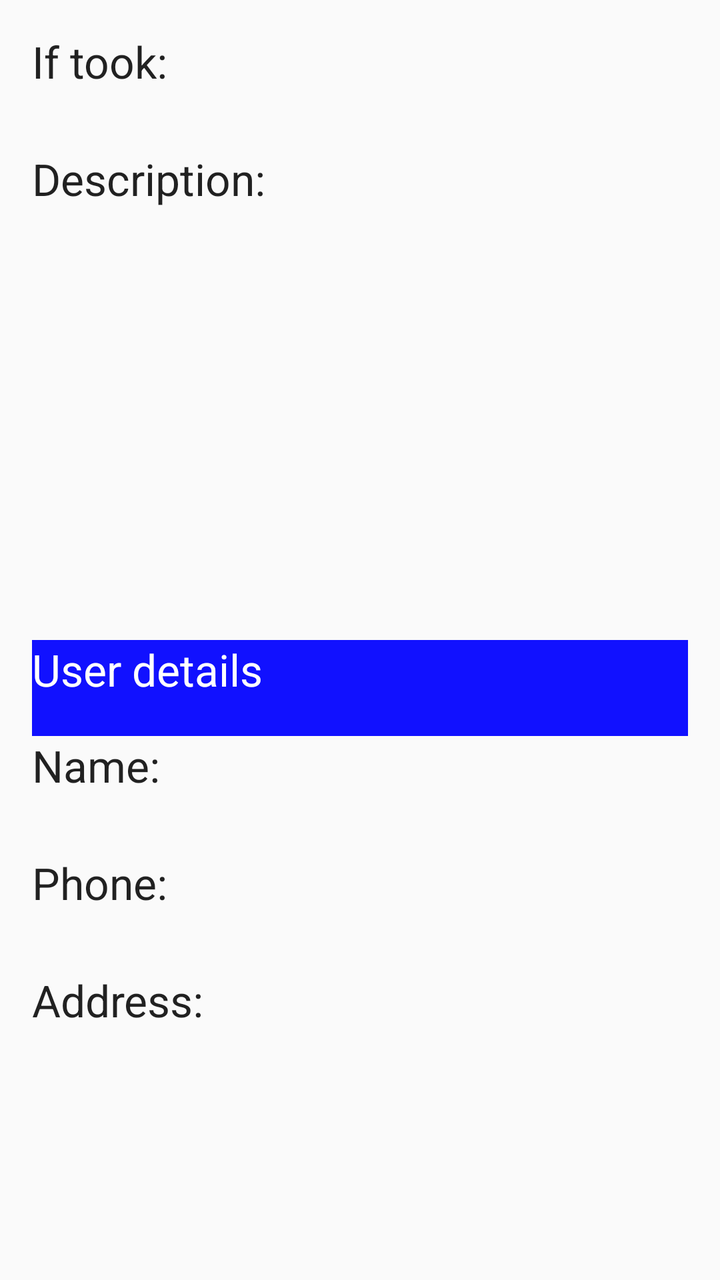
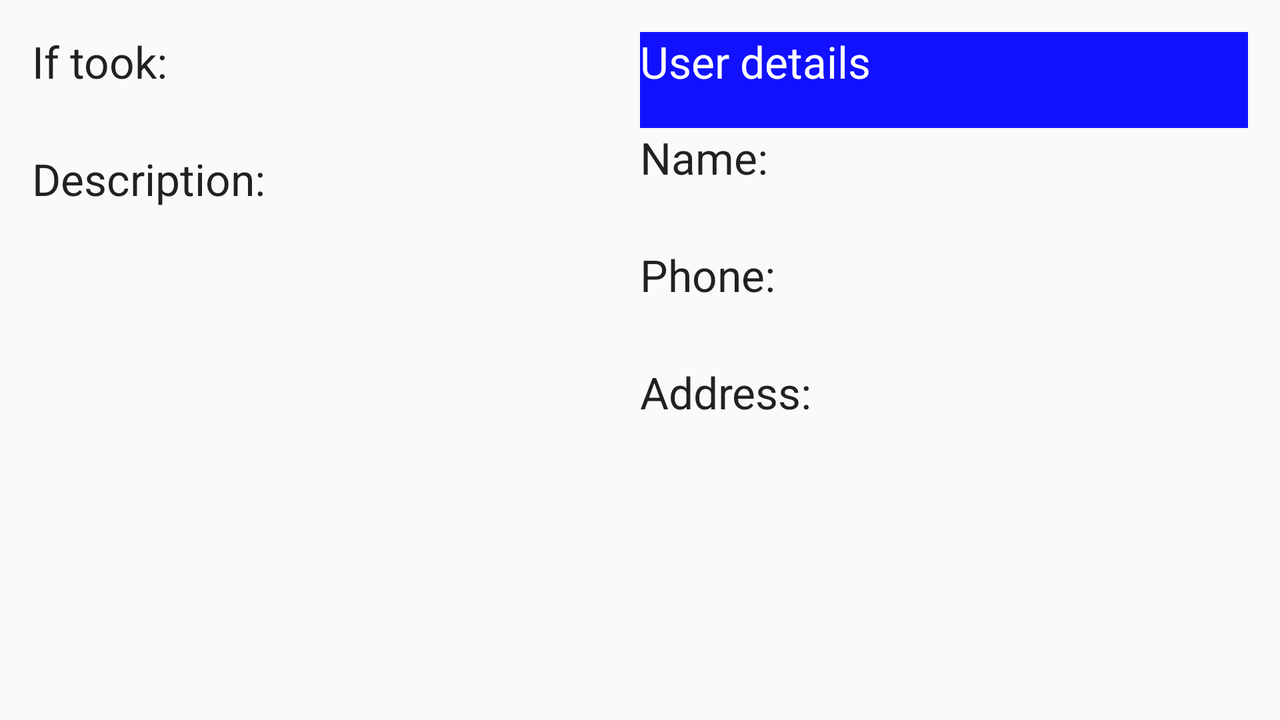

An Android layout and its configuration variant, each rendered on a device that would load it. The default file and the variant file are quoted in full after the pictures.
<!-- AndroidManifest.xml: application theme AppTheme -->
<!-- res/layout/activity_lost_property.xml -->
<?xml version="1.0" encoding="utf-8"?>

<LinearLayout
    xmlns:android="http://schemas.android.com/apk/res/android"
    xmlns:tools="http://schemas.android.com/tools"
    android:layout_width="match_parent"
    android:layout_height="match_parent"
    android:paddingBottom="@dimen/activity_vertical_margin"
    android:paddingLeft="@dimen/activity_horizontal_margin"
    android:paddingRight="@dimen/activity_horizontal_margin"
    android:paddingTop="@dimen/activity_vertical_margin"
    android:orientation="vertical"
    tools:context="com.olgav.android.findyourpet.LostAdPropertyActivity">

    <LinearLayout
        android:orientation="vertical"
        android:layout_width="match_parent"
        android:layout_height="0dp"
        android:layout_weight="5">

        <TextView
            android:layout_width="wrap_content"
            android:layout_height="wrap_content"
            android:textAppearance="?android:attr/textAppearanceLarge"
            android:text="If took:"
            android:id="@+id/propertyIfTookTextView"
            android:layout_below="@+id/propertyDataDescTextView"
            android:layout_alignParentLeft="true"
            android:layout_alignParentStart="true"/>

        <TextView
            android:layout_width="wrap_content"
            android:layout_height="wrap_content"
            android:textAppearance="?android:attr/textAppearanceLarge"
            android:text=""
            android:id="@+id/propertyDataIfTookTextView"/>

        <TextView
            android:layout_width="wrap_content"
            android:layout_height="wrap_content"
            android:textAppearance="?android:attr/textAppearanceLarge"
            android:text="Description:"
            android:id="@+id/propertyDescTextView"
            android:layout_alignParentTop="true"
            android:layout_alignParentLeft="true"
            android:layout_alignParentStart="true"/>

        <ScrollView
            android:layout_width="wrap_content"
            android:layout_height="wrap_content"
            android:id="@+id/scrollView2">

            <TextView
                android:layout_width="wrap_content"
                android:layout_height="wrap_content"
                android:textAppearance="?android:attr/textAppearanceLarge"
                android:text=""
                android:id="@+id/propertyDataDescTextView"
                android:layout_below="@+id/propertyDescTextView"
                android:layout_alignParentLeft="true"
                android:layout_alignParentStart="true"/>
        </ScrollView>

    </LinearLayout>

    <LinearLayout
        android:orientation="vertical"
        android:layout_width="match_parent"
        android:layout_height="0dp"
        android:layout_weight="5">

        <LinearLayout
            android:orientation="vertical"
            android:layout_width="match_parent"
            android:layout_height="48dp"
            android:id="@+id/propertyTitleUserLayout"
            android:background="#11f">

            <TextView
                android:layout_width="wrap_content"
                android:layout_height="wrap_content"
                android:textAppearance="?android:attr/textAppearanceLarge"
                android:text="User details"
                android:id="@+id/textView14"
                android:textColor="#ffffff"/>
        </LinearLayout>

        <LinearLayout
            android:orientation="vertical"
            android:layout_width="match_parent"
            android:layout_height="match_parent"
            android:layout_weight="1"
            android:id="@+id/propertyUserLayout">

            <TextView
                android:layout_width="wrap_content"
                android:layout_height="wrap_content"
                android:textAppearance="?android:attr/textAppearanceLarge"
                android:text="Name:"
                android:id="@+id/propertyNameTextView"/>

            <TextView
                android:layout_width="wrap_content"
                android:layout_height="wrap_content"
                android:textAppearance="?android:attr/textAppearanceLarge"
                android:text=""
                android:id="@+id/propertyDataNameTextView"/>

            <TextView
                android:layout_width="wrap_content"
                android:layout_height="wrap_content"
                android:textAppearance="?android:attr/textAppearanceLarge"
                android:text="Phone:"
                android:id="@+id/propertyPhoneTextView"/>

            <TextView
                android:layout_width="wrap_content"
                android:layout_height="wrap_content"
                android:textAppearance="?android:attr/textAppearanceLarge"
                android:text=""
                android:id="@+id/propertyDataPhoneTextView"/>

            <TextView
                android:layout_width="wrap_content"
                android:layout_height="wrap_content"
                android:textAppearance="?android:attr/textAppearanceLarge"
                android:text="Address:"
                android:id="@+id/propertyAddressTextView"/>

            <TextView
                android:layout_width="wrap_content"
                android:layout_height="wrap_content"
                android:textAppearance="?android:attr/textAppearanceLarge"
                android:text=""
                android:id="@+id/propertyDataAddressTextView"/>
        </LinearLayout>

    </LinearLayout>

</LinearLayout>
<!-- resources referenced by this layout -->
<resources>
  <dimen name="activity_horizontal_margin">16dp</dimen>
  <dimen name="activity_vertical_margin">16dp</dimen>
  <style name="AppTheme" parent="Theme.AppCompat.Light.DarkActionBar">
          
          <item name="colorPrimary">@color/colorPrimary</item>
          <item name="colorPrimaryDark">@color/colorPrimaryDark</item>
          <item name="colorAccent">@color/colorAccent</item>
      </style>
</resources>
<!-- res/layout-land/activity_lost_property.xml (the author's variant of the layout above) -->
<!-- drawn on the phone turned sideways -->
<?xml version="1.0" encoding="utf-8"?>

<LinearLayout
    xmlns:android="http://schemas.android.com/apk/res/android"
    xmlns:tools="http://schemas.android.com/tools"
    android:layout_width="match_parent"
    android:layout_height="match_parent"
    android:paddingBottom="@dimen/activity_vertical_margin"
    android:paddingLeft="@dimen/activity_horizontal_margin"
    android:paddingRight="@dimen/activity_horizontal_margin"
    android:paddingTop="@dimen/activity_vertical_margin"
    android:orientation="horizontal"
    android:weightSum="10"
    tools:context="com.olgav.android.findyourpet.LostAdPropertyActivity">

    <LinearLayout
        android:orientation="vertical"
        android:layout_width="0dp"
        android:layout_height="match_parent"
        android:layout_weight="5">

        <TextView
            android:layout_width="wrap_content"
            android:layout_height="wrap_content"
            android:textAppearance="?android:attr/textAppearanceLarge"
            android:text="If took:"
            android:id="@+id/propertyIfTookTextView"
            android:layout_below="@+id/propertyDataDescTextView"
            android:layout_alignParentLeft="true"
            android:layout_alignParentStart="true"/>

        <TextView
            android:layout_width="wrap_content"
            android:layout_height="wrap_content"
            android:textAppearance="?android:attr/textAppearanceLarge"
            android:text=""
            android:id="@+id/propertyDataIfTookTextView"/>

        <TextView
            android:layout_width="wrap_content"
            android:layout_height="wrap_content"
            android:textAppearance="?android:attr/textAppearanceLarge"
            android:text="Description:"
            android:id="@+id/propertyDescTextView"
            android:layout_alignParentTop="true"
            android:layout_alignParentLeft="true"
            android:layout_alignParentStart="true"/>

        <ScrollView
            android:layout_width="wrap_content"
            android:layout_height="wrap_content"
            android:id="@+id/scrollView2">

            <TextView
                android:layout_width="wrap_content"
                android:layout_height="wrap_content"
                android:textAppearance="?android:attr/textAppearanceLarge"
                android:text=""
                android:id="@+id/propertyDataDescTextView"
                android:layout_below="@+id/propertyDescTextView"
                android:layout_alignParentLeft="true"
                android:layout_alignParentStart="true"/>
        </ScrollView>

    </LinearLayout>

    <LinearLayout
        android:orientation="vertical"
        android:layout_width="0dp"
        android:layout_height="match_parent"
        android:layout_weight="5">

        <LinearLayout
            android:orientation="vertical"
            android:layout_width="match_parent"
            android:layout_height="48dp"
            android:id="@+id/propertyTitleUserLayout"
            android:background="#11f">

            <TextView
                android:layout_width="wrap_content"
                android:layout_height="wrap_content"
                android:textAppearance="?android:attr/textAppearanceLarge"
                android:text="User details"
                android:id="@+id/textView14"
                android:textColor="#ffffff"/>
        </LinearLayout>

        <LinearLayout
            android:orientation="vertical"
            android:layout_width="match_parent"
            android:layout_height="match_parent"
            android:layout_weight="1"
            android:id="@+id/propertyUserLayout">

            <TextView
                android:layout_width="wrap_content"
                android:layout_height="wrap_content"
                android:textAppearance="?android:attr/textAppearanceLarge"
                android:text="Name:"
                android:id="@+id/propertyNameTextView"/>

            <TextView
                android:layout_width="wrap_content"
                android:layout_height="wrap_content"
                android:textAppearance="?android:attr/textAppearanceLarge"
                android:text=""
                android:id="@+id/propertyDataNameTextView"/>

            <TextView
                android:layout_width="wrap_content"
                android:layout_height="wrap_content"
                android:textAppearance="?android:attr/textAppearanceLarge"
                android:text="Phone:"
                android:id="@+id/propertyPhoneLTextView"/>

            <TextView
                android:layout_width="wrap_content"
                android:layout_height="wrap_content"
                android:textAppearance="?android:attr/textAppearanceLarge"
                android:text=""
                android:id="@+id/propertyDataPhoneTextView"/>

            <TextView
                android:layout_width="wrap_content"
                android:layout_height="wrap_content"
                android:textAppearance="?android:attr/textAppearanceLarge"
                android:text="Address:"
                android:id="@+id/propertyAddressTextView"/>

            <TextView
                android:layout_width="wrap_content"
                android:layout_height="wrap_content"
                android:textAppearance="?android:attr/textAppearanceLarge"
                android:text=""
                android:id="@+id/propertyDataAddressTextView"/>
        </LinearLayout>

    </LinearLayout>

</LinearLayout>
